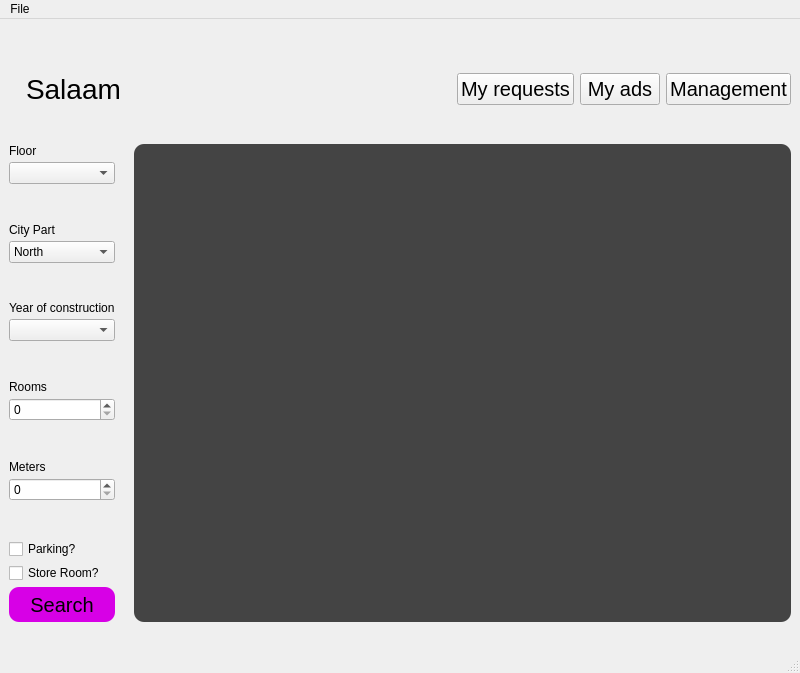
<?xml version="1.0" encoding="UTF-8"?>
<ui version="4.0">
 <class>MainWindow</class>
 <widget class="QMainWindow" name="MainWindow">
  <property name="geometry">
   <rect>
    <x>0</x>
    <y>0</y>
    <width>800</width>
    <height>673</height>
   </rect>
  </property>
  <property name="windowTitle">
   <string>MainWindow</string>
  </property>
  <widget class="QWidget" name="centralwidget">
   <layout class="QVBoxLayout" name="verticalLayout_8">
    <item>
     <spacer name="verticalSpacer_2">
      <property name="orientation">
       <enum>Qt::Vertical</enum>
      </property>
      <property name="sizeType">
       <enum>QSizePolicy::Minimum</enum>
      </property>
      <property name="sizeHint" stdset="0">
       <size>
        <width>20</width>
        <height>40</height>
       </size>
      </property>
     </spacer>
    </item>
    <item>
     <layout class="QHBoxLayout" name="horizontalLayout_3">
      <item>
       <widget class="QLabel" name="BlogTitle">
        <property name="sizePolicy">
         <sizepolicy hsizetype="Expanding" vsizetype="Preferred">
          <horstretch>0</horstretch>
          <verstretch>0</verstretch>
         </sizepolicy>
        </property>
        <property name="font">
         <font>
          <pointsize>21</pointsize>
         </font>
        </property>
        <property name="styleSheet">
         <string notr="true">background: url(:/bg/background.png);
border-radius: 10px;
padding: 5px 10px;</string>
        </property>
        <property name="text">
         <string>Salaam</string>
        </property>
       </widget>
      </item>
      <item>
       <widget class="QPushButton" name="pushButton">
        <property name="font">
         <font>
          <pointsize>15</pointsize>
         </font>
        </property>
        <property name="text">
         <string>My requests</string>
        </property>
       </widget>
      </item>
      <item>
       <widget class="QPushButton" name="BlogMgmt">
        <property name="font">
         <font>
          <pointsize>15</pointsize>
         </font>
        </property>
        <property name="styleSheet">
         <string notr="true"/>
        </property>
        <property name="text">
         <string>My ads</string>
        </property>
       </widget>
      </item>
      <item>
       <widget class="QPushButton" name="pushButton_2">
        <property name="font">
         <font>
          <pointsize>15</pointsize>
         </font>
        </property>
        <property name="text">
         <string>Management</string>
        </property>
       </widget>
      </item>
     </layout>
    </item>
    <item>
     <spacer name="verticalSpacer">
      <property name="orientation">
       <enum>Qt::Vertical</enum>
      </property>
      <property name="sizeType">
       <enum>QSizePolicy::Minimum</enum>
      </property>
      <property name="sizeHint" stdset="0">
       <size>
        <width>20</width>
        <height>28</height>
       </size>
      </property>
     </spacer>
    </item>
    <item>
     <layout class="QHBoxLayout" name="horizontalLayout">
      <property name="spacing">
       <number>19</number>
      </property>
      <item>
       <layout class="QVBoxLayout" name="verticalLayout">
        <property name="spacing">
         <number>4</number>
        </property>
        <item>
         <layout class="QVBoxLayout" name="verticalLayout_7">
          <item>
           <widget class="QLabel" name="label_5">
            <property name="text">
             <string>Floor</string>
            </property>
           </widget>
          </item>
          <item>
           <widget class="QComboBox" name="comboBox_3"/>
          </item>
         </layout>
        </item>
        <item>
         <spacer name="verticalSpacer_4">
          <property name="orientation">
           <enum>Qt::Vertical</enum>
          </property>
          <property name="sizeHint" stdset="0">
           <size>
            <width>20</width>
            <height>20</height>
           </size>
          </property>
         </spacer>
        </item>
        <item>
         <layout class="QVBoxLayout" name="verticalLayout_2">
          <item>
           <widget class="QLabel" name="label">
            <property name="text">
             <string>City Part</string>
            </property>
           </widget>
          </item>
          <item>
           <widget class="QComboBox" name="comboBox">
            <item>
             <property name="text">
              <string>North</string>
             </property>
            </item>
            <item>
             <property name="text">
              <string>South</string>
             </property>
            </item>
            <item>
             <property name="text">
              <string>East</string>
             </property>
            </item>
            <item>
             <property name="text">
              <string>West</string>
             </property>
            </item>
           </widget>
          </item>
         </layout>
        </item>
        <item>
         <spacer name="verticalSpacer_5">
          <property name="orientation">
           <enum>Qt::Vertical</enum>
          </property>
          <property name="sizeHint" stdset="0">
           <size>
            <width>20</width>
            <height>20</height>
           </size>
          </property>
         </spacer>
        </item>
        <item>
         <layout class="QVBoxLayout" name="verticalLayout_6">
          <item>
           <widget class="QLabel" name="label_4">
            <property name="text">
             <string>Year of construction</string>
            </property>
           </widget>
          </item>
          <item>
           <widget class="QComboBox" name="comboBox_2"/>
          </item>
         </layout>
        </item>
        <item>
         <spacer name="verticalSpacer_6">
          <property name="orientation">
           <enum>Qt::Vertical</enum>
          </property>
          <property name="sizeHint" stdset="0">
           <size>
            <width>20</width>
            <height>20</height>
           </size>
          </property>
         </spacer>
        </item>
        <item>
         <layout class="QVBoxLayout" name="verticalLayout_5">
          <item>
           <widget class="QLabel" name="label_3">
            <property name="text">
             <string>Rooms</string>
            </property>
           </widget>
          </item>
          <item>
           <widget class="QSpinBox" name="spinBox_2"/>
          </item>
         </layout>
        </item>
        <item>
         <spacer name="verticalSpacer_7">
          <property name="orientation">
           <enum>Qt::Vertical</enum>
          </property>
          <property name="sizeHint" stdset="0">
           <size>
            <width>20</width>
            <height>20</height>
           </size>
          </property>
         </spacer>
        </item>
        <item>
         <layout class="QVBoxLayout" name="verticalLayout_4">
          <item>
           <widget class="QLabel" name="label_2">
            <property name="text">
             <string>Meters</string>
            </property>
           </widget>
          </item>
          <item>
           <widget class="QSpinBox" name="spinBox"/>
          </item>
         </layout>
        </item>
        <item>
         <spacer name="verticalSpacer_8">
          <property name="orientation">
           <enum>Qt::Vertical</enum>
          </property>
          <property name="sizeHint" stdset="0">
           <size>
            <width>20</width>
            <height>20</height>
           </size>
          </property>
         </spacer>
        </item>
        <item>
         <widget class="QCheckBox" name="checkBox">
          <property name="text">
           <string>Parking?</string>
          </property>
         </widget>
        </item>
        <item>
         <widget class="QCheckBox" name="checkBox_2">
          <property name="text">
           <string>Store Room?</string>
          </property>
         </widget>
        </item>
        <item>
         <widget class="QPushButton" name="ViewPost">
          <property name="sizePolicy">
           <sizepolicy hsizetype="Minimum" vsizetype="Expanding">
            <horstretch>0</horstretch>
            <verstretch>0</verstretch>
           </sizepolicy>
          </property>
          <property name="maximumSize">
           <size>
            <width>16777215</width>
            <height>100</height>
           </size>
          </property>
          <property name="font">
           <font>
            <pointsize>15</pointsize>
           </font>
          </property>
          <property name="styleSheet">
           <string notr="true">background-color: rgb(215, 0, 230);
border-radius: 10px;
padding: 0px 5px;</string>
          </property>
          <property name="text">
           <string>Search</string>
          </property>
         </widget>
        </item>
       </layout>
      </item>
      <item>
       <widget class="QListWidget" name="PostList">
        <property name="font">
         <font>
          <pointsize>15</pointsize>
         </font>
        </property>
        <property name="styleSheet">
         <string notr="true">background-color: #444;
border-radius:10px;</string>
        </property>
       </widget>
      </item>
     </layout>
    </item>
    <item>
     <spacer name="verticalSpacer_3">
      <property name="orientation">
       <enum>Qt::Vertical</enum>
      </property>
      <property name="sizeType">
       <enum>QSizePolicy::Preferred</enum>
      </property>
      <property name="sizeHint" stdset="0">
       <size>
        <width>20</width>
        <height>20</height>
       </size>
      </property>
     </spacer>
    </item>
   </layout>
  </widget>
  <widget class="QMenuBar" name="menubar">
   <property name="geometry">
    <rect>
     <x>0</x>
     <y>0</y>
     <width>800</width>
     <height>30</height>
    </rect>
   </property>
   <widget class="QMenu" name="menuFIle">
    <property name="title">
     <string>File</string>
    </property>
    <addaction name="actionQuit"/>
   </widget>
   <addaction name="menuFIle"/>
  </widget>
  <widget class="QStatusBar" name="statusbar"/>
  <action name="actionQuit">
   <property name="text">
    <string>Quit</string>
   </property>
  </action>
 </widget>
 <resources>
  <include location="bg.qrc"/>
 </resources>
 <connections/>
</ui>
